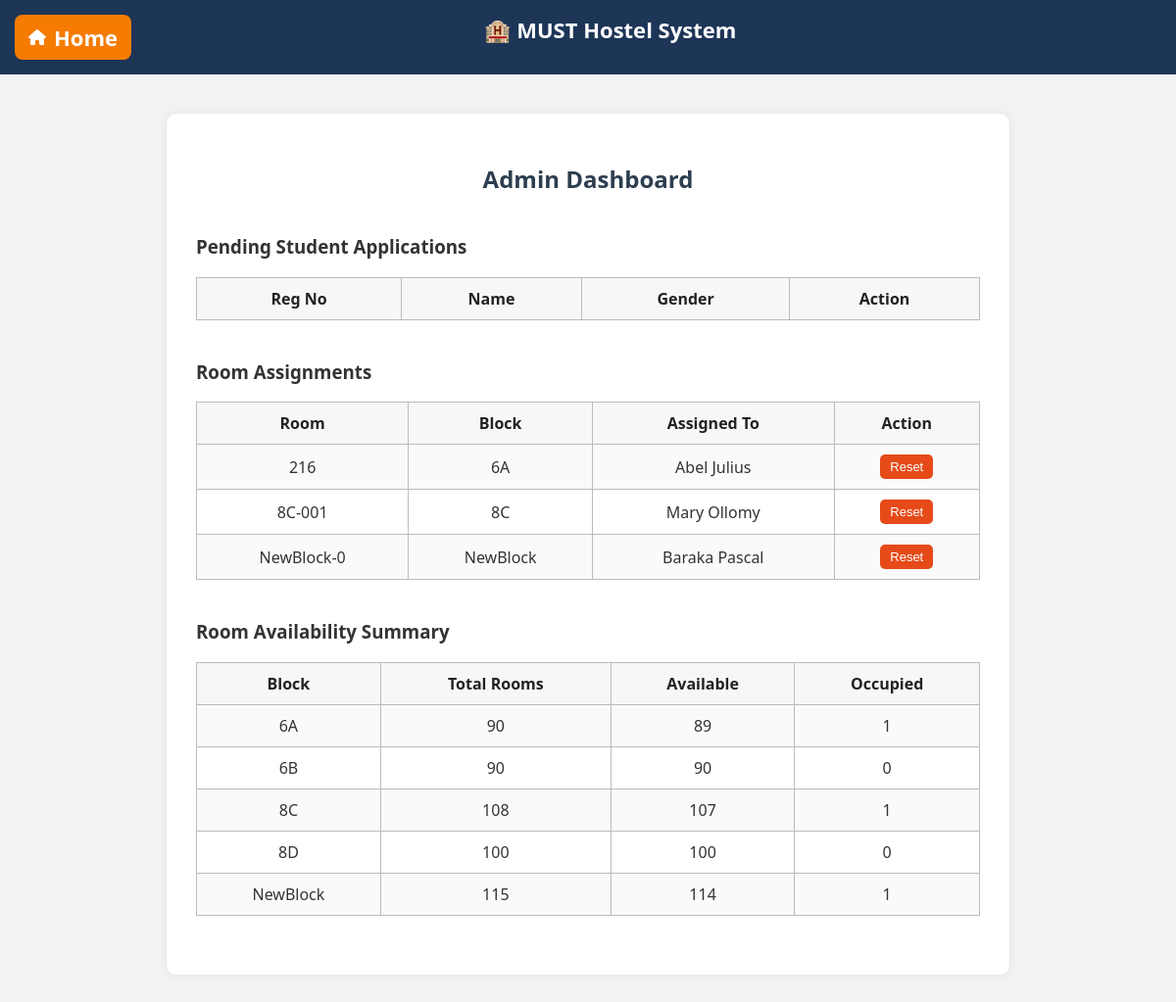
The page /app/admin_dashboard.php (signed in) on the database its author committed.
### tables this page shows
CREATE TABLE `rooms` (
  `id` int(11) NOT NULL,
  `room_no` varchar(10) NOT NULL,
  `block` varchar(20) NOT NULL,
  `floor` int(11) NOT NULL,
  `gender` enum('Male','Female','Both') NOT NULL,
  `is_taken` tinyint(1) DEFAULT 0,
  `student_id` int(11) DEFAULT NULL
);

CREATE TABLE `students` (
  `id` int(11) NOT NULL,
  `name` varchar(100) NOT NULL,
  `reg_no` varchar(14) NOT NULL,
  `gender` enum('Male','Female') NOT NULL,
  `password` varchar(255) NOT NULL,
  `is_approved` tinyint(1) DEFAULT 0
);

### app/admin_dashboard.php (the view, shortened to what this page needs)
<?php
include 'db.php';
?>
<!DOCTYPE html>
<html>
<head>
    <link rel="stylesheet" type="text/css" href="css/admin_dashboard.css">
    <link rel="stylesheet" href="https://cdnjs.cloudflare.com/ajax/libs/font-awesome/6.5.0/css/all.min.css">
</head>
<body>
    <div class="header">
    <a href="index.php" class="home-link"><i class="fas fa-home"></i> Home</a>
    <div class="logo">🏨 MUST Hostel System</div>
</div>
    <div class="container">
         <h2>Admin Dashboard</h2>
    <h3>Pending Student Applications</h3>
    <table border="1" cellpadding="5">
        <tr>
            <th>Reg No</th>
            <th>Name</th>
            <th>Gender</th>
            <th>Action</th>
        </tr>
    </table>
    <h3>Room Assignments</h3>
<table border="1" cellpadding="5">
    <tr>
        <th>Room</th>
        <th>Block</th>
        <th>Assigned To</th>
        <th>Action</th>
    </tr>
    <?php
    $stmt = $conn->prepare("SELECT r.id, r.room_no, r.block, s.name
                            FROM rooms r
                            LEFT JOIN students s ON r.student_id = s.id
                            WHERE r.is_taken = 1");
    $stmt->execute();
    $result = $stmt->get_result();
    while ($row = $result->fetch_assoc()):
    ?>
    <tr>
        <td><?php echo $row['room_no']; ?></td>
        <td><?php echo $row['block']; ?></td>
        <td><?php echo $row['name']; ?></td>
        <td>
            <form method="post" action="reset_room.php" onsubmit="return confirm('Unassign this room?');">
                <button type="submit" class="btn btn-reset">Reset</button>
            </form>
        </td>
    </tr>
    <?php endwhile; ?>
</table>
<h3>Room Availability Summary</h3>
<table border="1" cellpadding="5">
    <tr>
        <th>Block</th>
        <th>Total Rooms</th>
        <th>Available</th>
        <th>Occupied</th>
    </tr>
    <?php
    $stmt = $conn->prepare("
        SELECT block,
               COUNT(*) as total,
               SUM(CASE WHEN is_taken = 0 THEN 1 ELSE 0 END) AS available,
               SUM(CASE WHEN is_taken = 1 THEN 1 ELSE 0 END) AS occupied
        FROM rooms
        GROUP BY block
    ");
    $stmt->execute();
    $result = $stmt->get_result();
    while ($row = $result->fetch_assoc()):
    ?>
    <tr>
        <td><?php echo htmlspecialchars($row['block']); ?></td>
        <td><?php echo $row['total']; ?></td>
        <td><?php echo $row['available']; ?></td>
        <td><?php echo $row['occupied']; ?></td>
    </tr>
    <?php endwhile; ?>
</table>
    </div>
</body>
</html>

### app/css/admin_dashboard.css (style rules this page uses)
body { font-family: "Segoe UI", sans-serif; margin: 0; padding: 0; background-color: #f2f2f2; color: #333; }
.header { width: 100%; background-color: #1d3557; color: white; padding: 15px; text-align: center; font-weight: bold; font-size: 22px; display: inline-flex; }
.home-link { margin-right: 30%; color: white; background-color: #f57c00; padding: 8px 14px; border-radius: 8px; text-decoration: none; font-weight: 600; display: inline-flex; align-items: center; gap: 8px; transition: background-color 0.3s ease, transform 0.2s ease; }
.home-link i { font-size: 16px; }
.container { max-width: 800px; margin: 40px auto; background: white; padding: 30px; border-radius: 10px; box-shadow: 0 0 10px rgba(0, 0, 0, 0.06); }
h2 { color: #2c3e50; text-align: center; margin-bottom: 20px; }
h3 { margin-top: 40px; color: #333; }
table { width: 100%; border-collapse: collapse; margin-top: 10px; margin-bottom: 30px; }
th, td { border: 1px solid #bbb; padding: 10px; text-align: center; }
th { background-color: #f7f7f7; color: #222; font-weight: bold; }
tr:nth-child(even) { background-color: #fafafa; }
button.btn { background-color: #ff5722; color: white; border: none; padding: 6px 12px; font-size: 14px; border-radius: 5px; cursor: pointer; transition: background-color 0.25s ease; }
button.btn-reset { padding: 5px 10px; font-size: 13px; background-color: #e64a19; }

### rows shown on the page
rooms: room_no "216", block "6A", student.name "Abel Julius"
rooms: room_no "8C-001", block "8C", student.name "Mary Ollomy"
rooms: room_no "NewBlock-0", block "NewBlock", student.name "Baraka Pascal"

### other values the page prints
$row['block'] "6A"
$row['total'] "90"
$row['available'] "89"
$row['occupied'] "1"
$row['block'] "6B"
$row['available'] "90"
$row['occupied'] "0"
$row['block'] "8C"
$row['total'] "108"
$row['available'] "107"
$row['block'] "8D"
$row['total'] "100"
$row['available'] "100"
$row['block'] "NewBlock"
$row['total'] "115"
